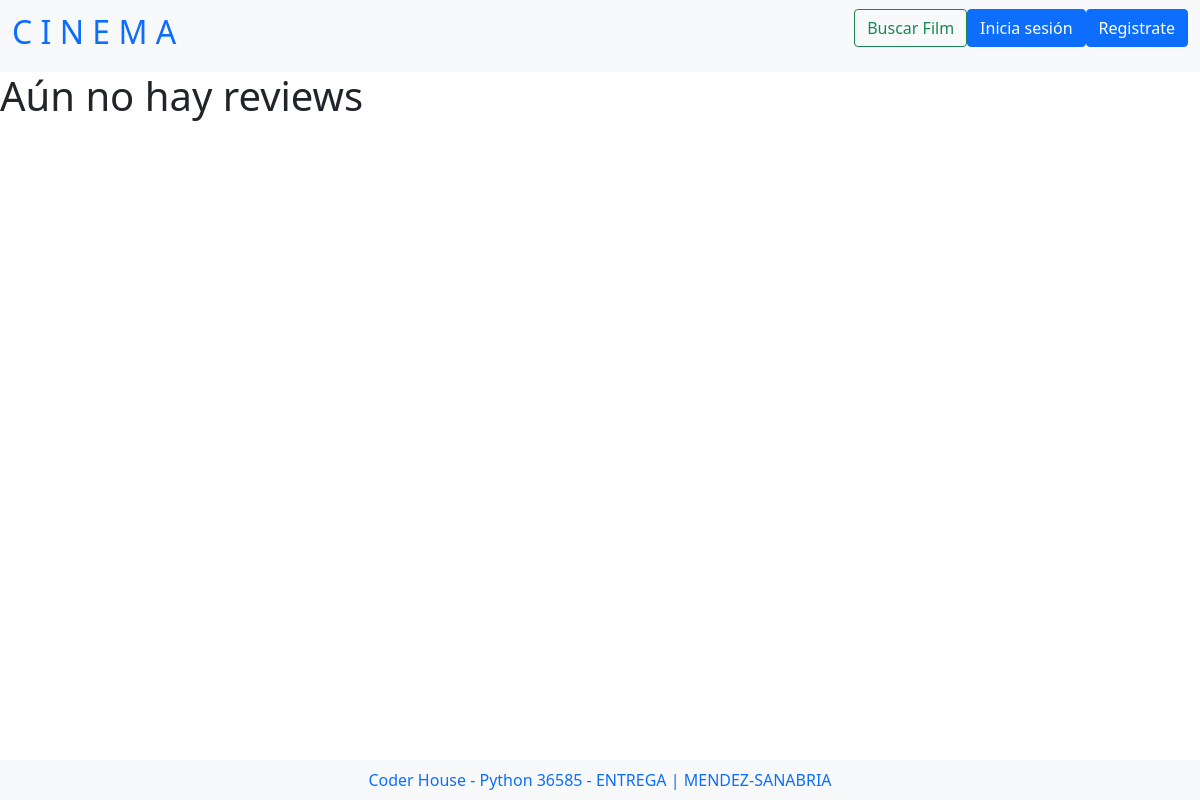
Page /reviews/lista_reviews/ on the earlier database version.
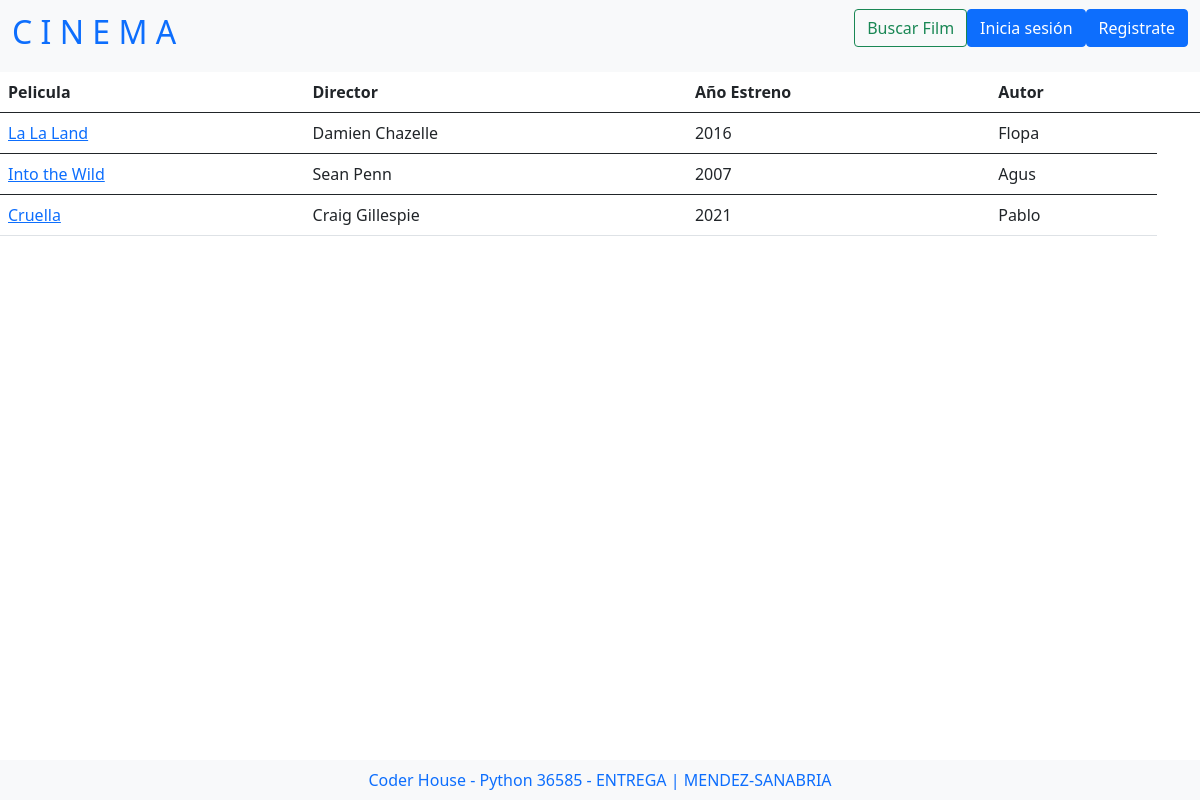
Same page on the later database version.
### reviews/models.py (models this page shows, shortened)
class ReviewModel(models.Model):
    titulo = models.CharField(max_length=100)
    director = models.CharField(max_length=100)
    estreno = models.CharField(max_length=100)
    cuerpo = models.TextField()
    autor = models.ForeignKey(User, on_delete=models.CASCADE)
    fecha_creacion = models.DateField(auto_now_add=True)

### reviews/views.py (the view)
# urls.py: path('lista_reviews/',views.ReviewsList.as_view(), name="reviews_list"),
class ReviewsList(ListView):
    model = ReviewModel
    template_name = "reviews/reviews_list.html"

### reviews/templates/reviews/reviews_list.html (shortened to what this page needs)
{% extends "reviews/reviews_inicio.html" %}
{% block content %}
  {% if object_list %}
  <table class="table">
    <thead>
      <tr>
        <th scope="col">Pelicula</th>
        <th scope="col">Director</th>
        <th scope="col">Año Estreno</th>
        <th scope="col">Autor</th>
        <th scope="col">
        </th>
      </tr>
    </thead>
      {% for review in object_list %}
      <tbody>
        <tr>
          <td><a href="{% url 'review_detail' review.id %}">{{review.titulo}}</a></td>
          <td><a>{{review.director}}</a></td>
          <td><a>{{review.estreno}}</a></td>
          <td><a>{{review.autor}}</a></td>
        </tr>
      </tbody>
      {% endfor %}
    </table>
  {% else %}
    <h1> Aún no hay reviews</h1>
  {% endif %}
{% endblock %}

### reviews/templates/reviews/reviews_inicio.html (shortened to what this page needs)
<!doctype html>
<html lang="en">
  <head>
    <link href="https://cdn.jsdelivr.net/npm/bootstrap@5.0.2/dist/css/bootstrap.min.css" rel="stylesheet">
  </head>
  <body>
    <nav class="navbar navbar-expand-lg bg-light" >
        <div class="container-fluid">
        <a class="navbar-brand" href="{% url 'inicio' %}">
             <h2> C I N E M A </h2>
            </a>
          <div cclass="d-grid gap-2 d-md-flex justify-content-md-end" id="navbarSupportedContent">
            <ul class="navbar-nav me-auto mb-2 mb-lg-0">
              <li class="nav-item">
                <a class="btn btn-outline-success" aria-current="page" href="{% url 'buscar' %}">Buscar Film</a>
              </li>
              <li class="nav-item">
                <a class="btn btn-primary" href="{% url 'user_login' %}">Inicia sesión</a>
              </li>
              <li class="nav-item">
                <a class="btn btn-primary" href="{% url 'user_signup' %}">Registrate</a>
              </li>
          </div>
        </div>
      </nav>
      {% block content %}{% endblock %}
  </body>
  <ul class="nav bg-light fixed-bottom justify-content-center">
    <li class="nav-item">
      <a class="nav-link active" href="{% url 'about_us' %}">Coder House - Python 36585 - ENTREGA | MENDEZ-SANABRIA</a>
    </li>
  </ul>
</html>

Differences in the rows shown:
added ReviewModel: titulo "La La Land", director "Damien Chazelle", estreno "2016", autor "Flopa"
added ReviewModel: titulo "Into the Wild", director "Sean Penn", estreno "2007", autor "Agus"
added ReviewModel: titulo "Cruella", director "Craig Gillespie", estreno "2021", autor "Pablo"
Other differences:
text no longer shown: "Aún no hay reviews"
text now shown: "Pelicula Director Año Estreno Autor"
